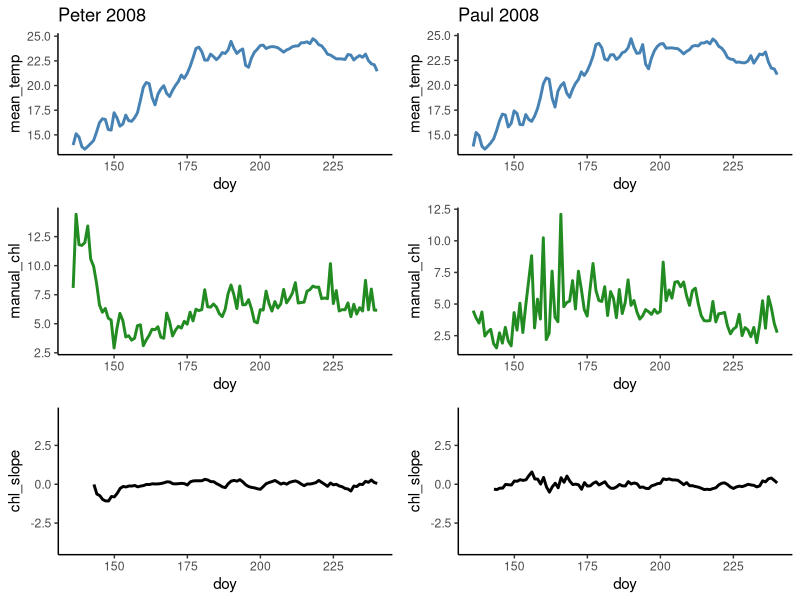
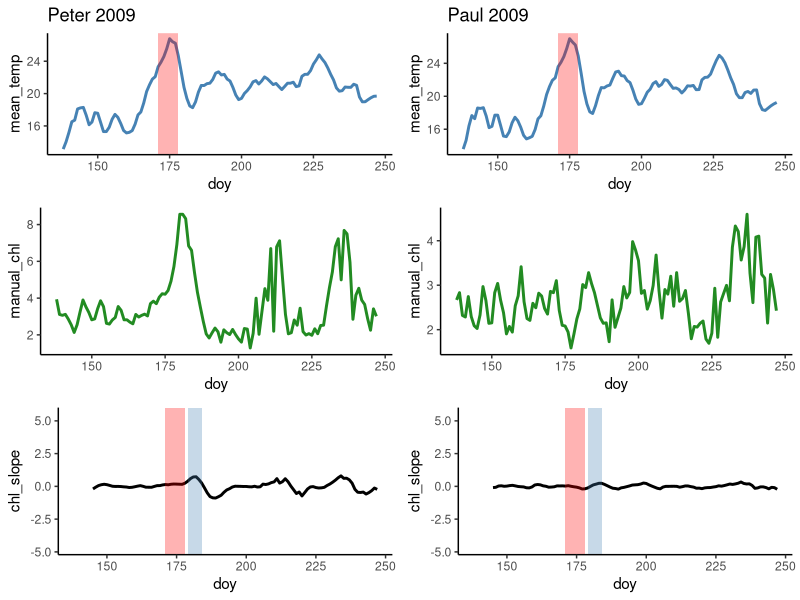
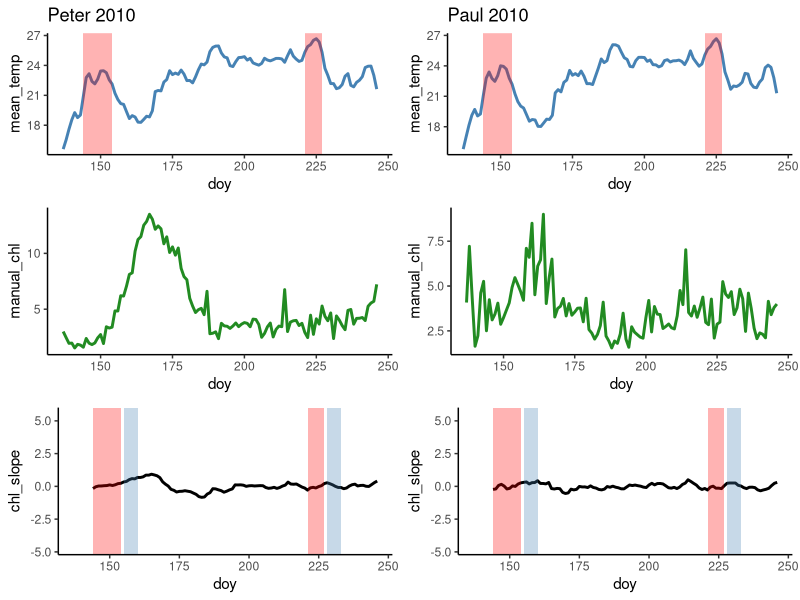
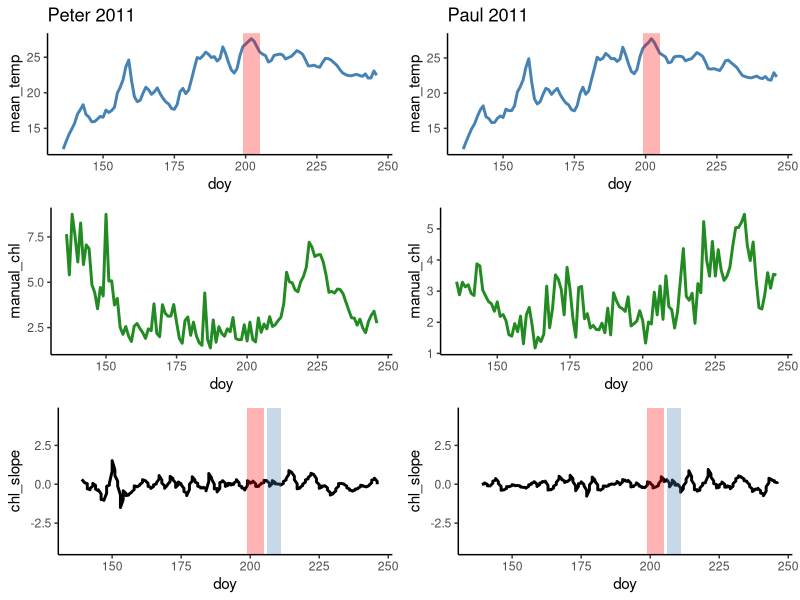
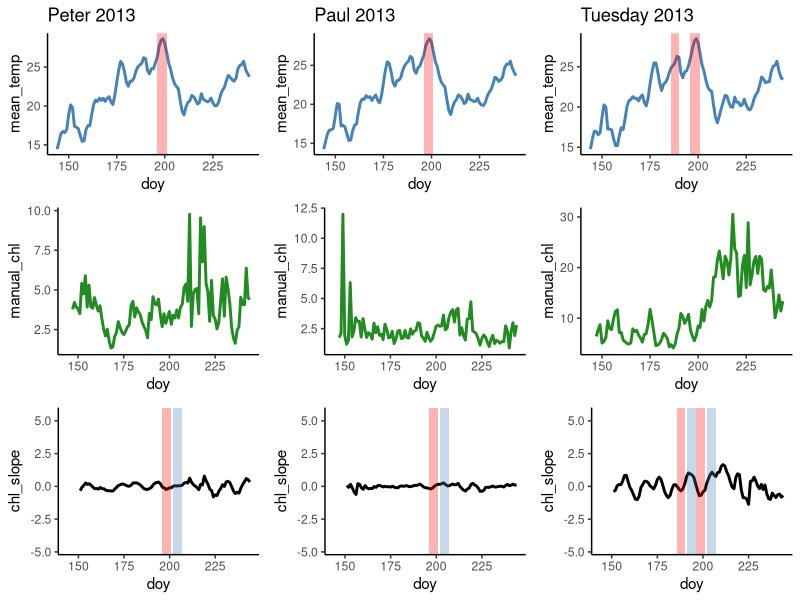
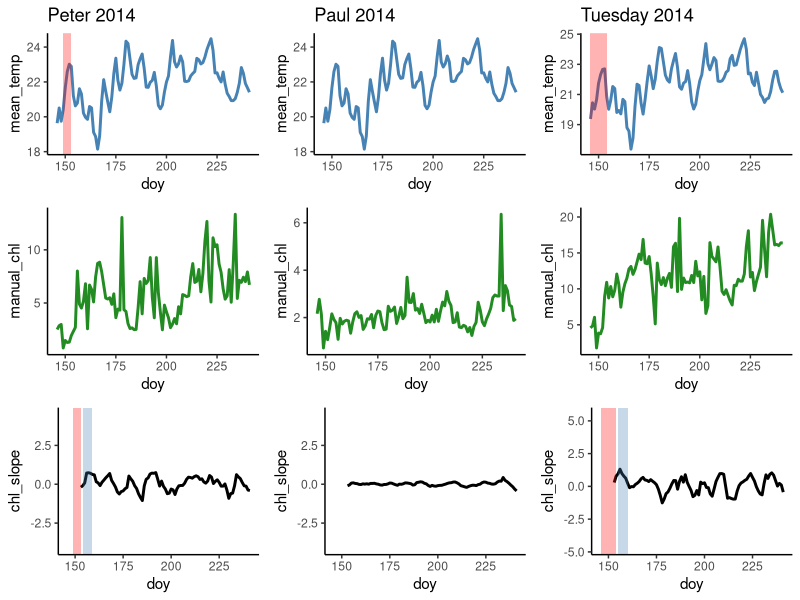
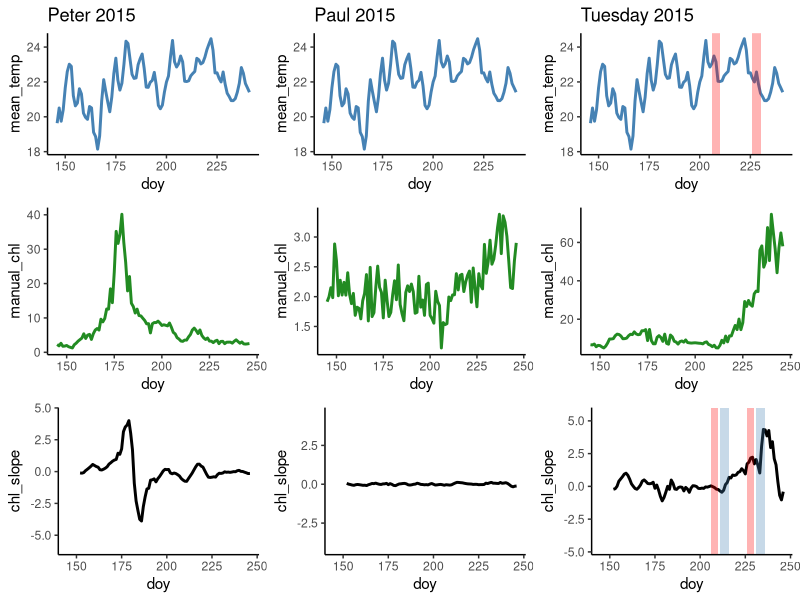
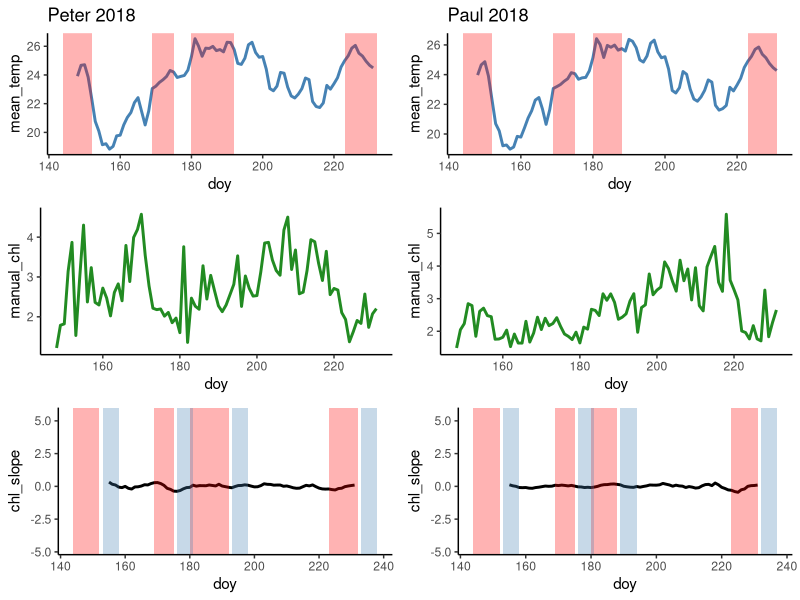

Recreate these plots in R, in order.
# make a plot of the slopes over time and the raw chl data

library(dplyr)
library(ggpubr)

slopes = read.csv("./formatted data/slopes.csv")
# slopes = read.csv("./formatted data/slopes_3day.csv")

slopes = slopes %>% dplyr::rename(doy = doyCat)

pdf("./figures/Heatwave raw data plots/temp_chl_heatwaves_slopes_7day.pdf", onefile = TRUE)


# set the number of days after heatwave and number of days to include
shift = 1 # 3 days after heatwave
window = 5 # 5-day window

##### 2008 ####
t08 = slopes %>%  filter(year == 2008, lake == "T")
l08 = slopes %>%  filter(year == 2008, lake == "L")
r08 = slopes %>%  filter(year == 2008, lake == "R")

# Paul
l08slope = ggplot(data = l08, aes( x = doy, y = chl_slope))+
  geom_line(color = "black", size = 1)+
  theme_classic()+
  ylim(-4.1, 4.5)

l08chl = ggplot(data = l08, aes(x = doy, y = manual_chl))+
  geom_line(color = "forestgreen", size = 1)+
  theme_classic()

l08temp = ggplot(data = l08, aes(x = doy, y = mean_temp))+
  geom_line(color = "steelblue", size = 1)+
  theme_classic()+
  labs(title = "Paul 2008")

# Peter
r08slope = ggplot(data = r08, aes( x = doy, y = chl_slope))+
  geom_line(color = "black", size = 1)+
  theme_classic()+
  ylim(-4.1, 4.5)

r08chl = ggplot(data = r08, aes(x = doy, y = manual_chl))+
  geom_line(color = "forestgreen", size = 1)+
  theme_classic()

r08temp = ggplot(data = r08, aes(x = doy, y = mean_temp))+
  geom_line(color = "steelblue", size = 1)+
  theme_classic()+
  labs(title = "Peter 2008")

ggarrange(nrow = 3, ncol = 2, r08temp, l08temp, r08chl, l08chl, r08slope, l08slope)



##### 2009 ####
l09 = slopes %>%  filter(year == 2009, lake == "L")
r09 = slopes %>%  filter(year == 2009, lake == "R")

# Paul
l09slope = ggplot(data = l09, aes( x = doy, y = chl_slope))+
  geom_line(color = "black", size = 1)+
  theme_classic()+
  ylim(-4.7, 5.5)+
  annotate("rect", xmin = as.Date(171), xmax = as.Date(178), ymin = -Inf, ymax = Inf,
           fill = "red", alpha = 0.3)+
  annotate("rect", xmin = as.Date(178+shift), xmax = as.Date(178+shift+window), ymin = -Inf, ymax = Inf,
           fill = "steelblue", alpha = 0.3)

l09chl = ggplot(data = l09, aes(x = doy, y = manual_chl))+
  geom_line(color = "forestgreen", size = 1)+
  theme_classic()

l09temp = ggplot(data = l09, aes(x = doy, y = mean_temp))+
  geom_line(color = "steelblue", size = 1)+
  theme_classic()+
  labs(title = "Paul 2009")+
  annotate("rect", xmin = as.Date(171), xmax = as.Date(178), ymin = -Inf, ymax = Inf,
           fill = "red", alpha = 0.3)


# Peter
r09slope = ggplot(data = r09, aes( x = doy, y = chl_slope))+
  geom_line(color = "black", size = 1)+
  theme_classic()+
  ylim(-4.7, 5.5)+
  annotate("rect", xmin = as.Date(171), xmax = as.Date(178), ymin = -Inf, ymax = Inf,
           fill = "red", alpha = 0.3)+
  annotate("rect", xmin = as.Date(178+shift), xmax = as.Date(178+shift+window), ymin = -Inf, ymax = Inf,
                                               fill = "steelblue", alpha = 0.3)

r09chl = ggplot(data = r09, aes(x = doy, y = manual_chl))+
  geom_line(color = "forestgreen", size = 1)+
  theme_classic()


r09temp = ggplot(data = r09, aes(x = doy, y = mean_temp))+
  geom_line(color = "steelblue", size = 1)+
  theme_classic()+
  labs(title = "Peter 2009")+
  annotate("rect", xmin = as.Date(171), xmax = as.Date(178), ymin = -Inf, ymax = Inf,
           fill = "red", alpha = 0.3)

ggarrange(nrow = 3, ncol = 2, r09temp, l09temp, r09chl, l09chl, r09slope, l09slope)


##### 2010 ####
t10 = slopes %>%  filter(year == 2010, lake == "T")
l10 = slopes %>%  filter(year == 2010, lake == "L")
r10 = slopes %>%  filter(year == 2010, lake == "R")

# Paul
l10slope = ggplot(data = l10, aes( x = doy, y = chl_slope))+
  geom_line(color = "black", size = 1)+
  theme_classic()+
  ylim(-4.7, 5.5)+
  annotate("rect", xmin = as.Date(144), xmax = as.Date(154), ymin = -Inf, ymax = Inf,
           fill = "red", alpha = 0.3)+
  annotate("rect", xmin = as.Date(221), xmax = as.Date(227), ymin = -Inf, ymax = Inf,
           fill = "red", alpha = 0.3)+
  annotate("rect", xmin = as.Date(154+shift), xmax = as.Date(154+shift+window), ymin = -Inf, ymax = Inf,
           fill = "steelblue", alpha = 0.3)+
  annotate("rect", xmin = as.Date(227+shift), xmax = as.Date(227+shift+window), ymin = -Inf, ymax = Inf,
           fill = "steelblue", alpha = 0.3)

l10chl = ggplot(data = l10, aes(x = doy, y = manual_chl))+
  geom_line(color = "forestgreen", size = 1)+
  theme_classic()

l10temp = ggplot(data = l10, aes(x = doy, y = mean_temp))+
  geom_line(color = "steelblue", size = 1)+
  theme_classic()+
  labs(title = "Paul 2010")+
  annotate("rect", xmin = as.Date(144), xmax = as.Date(154), ymin = -Inf, ymax = Inf,
           fill = "red", alpha = 0.3)+
  annotate("rect", xmin = as.Date(221), xmax = as.Date(227), ymin = -Inf, ymax = Inf,
           fill = "red", alpha = 0.3)


# Peter
r10slope = ggplot(data = r10, aes( x = doy, y = chl_slope))+
  geom_line(color = "black", size = 1)+
  theme_classic()+
  ylim(-4.7, 5.5)+
  annotate("rect", xmin = as.Date(144), xmax = as.Date(154), ymin = -Inf, ymax = Inf,
           fill = "red", alpha = 0.3)+
  annotate("rect", xmin = as.Date(221), xmax = as.Date(227), ymin = -Inf, ymax = Inf,
           fill = "red", alpha = 0.3)+
  annotate("rect", xmin = as.Date(154+shift), xmax = as.Date(154+shift+window), ymin = -Inf, ymax = Inf,
           fill = "steelblue", alpha = 0.3)+
  annotate("rect", xmin = as.Date(227+shift), xmax = as.Date(227+shift+window), ymin = -Inf, ymax = Inf,
           fill = "steelblue", alpha = 0.3)


r10chl = ggplot(data = r10, aes(x = doy, y = manual_chl))+
  geom_line(color = "forestgreen", size = 1)+
  theme_classic()


r10temp = ggplot(data = r10, aes(x = doy, y = mean_temp))+
  geom_line(color = "steelblue", size = 1)+
  theme_classic()+
  labs(title = "Peter 2010")+
  annotate("rect", xmin = as.Date(144), xmax = as.Date(154), ymin = -Inf, ymax = Inf,
           fill = "red", alpha = 0.3)+
  annotate("rect", xmin = as.Date(221), xmax = as.Date(227), ymin = -Inf, ymax = Inf,
           fill = "red", alpha = 0.3)


ggarrange(nrow = 3, ncol = 2,r10temp, l10temp, r10chl, l10chl, r10slope, l10slope)




##### 2011 ####
t11 = slopes %>%  filter(year == 2011, lake == "T")
l11 = slopes %>%  filter(year == 2011, lake == "L")
r11 = slopes %>%  filter(year == 2011, lake == "R")

# Paul
l11slope = ggplot(data = l11, aes( x = doy, y = chl_slope))+
  geom_line(color = "black", size = 1)+
  theme_classic()+
  ylim(-4.1, 4.5)+
  annotate("rect", xmin = as.Date(199), xmax = as.Date(205), ymin = -Inf, ymax = Inf,
           fill = "red", alpha = 0.3)+
  annotate("rect", xmin = as.Date(205+shift), xmax = as.Date(205+shift+window), ymin = -Inf, ymax = Inf,
           fill = "steelblue", alpha = 0.3)

l11chl = ggplot(data = l11, aes(x = doy, y = manual_chl))+
  geom_line(color = "forestgreen", size = 1)+
  theme_classic()


l11temp = ggplot(data = l11, aes(x = doy, y = mean_temp))+
  geom_line(color = "steelblue", size = 1)+
  theme_classic()+
  labs(title = "Paul 2011")+
  annotate("rect", xmin = as.Date(199), xmax = as.Date(205), ymin = -Inf, ymax = Inf,
           fill = "red", alpha = 0.3)


# Peter
r11slope = ggplot(data = r11, aes( x = doy, y = chl_slope))+
  geom_line(color = "black", size = 1)+
  theme_classic()+
  ylim(-4.1, 4.5)+
  annotate("rect", xmin = as.Date(199), xmax = as.Date(205), ymin = -Inf, ymax = Inf,
           fill = "red", alpha = 0.3)+
  annotate("rect", xmin = as.Date(205+shift), xmax = as.Date(205+shift+window), ymin = -Inf, ymax = Inf,
           fill = "steelblue", alpha = 0.3)

r11chl = ggplot(data = r11, aes(x = doy, y = manual_chl))+
  geom_line(color = "forestgreen", size = 1)+
  theme_classic()

r11temp = ggplot(data = r11, aes(x = doy, y = mean_temp))+
  geom_line(color = "steelblue", size = 1)+
  theme_classic()+
  labs(title = "Peter 2011")+
  annotate("rect", xmin = as.Date(199), xmax = as.Date(205), ymin = -Inf, ymax = Inf,
           fill = "red", alpha = 0.3)

ggarrange(nrow = 3, ncol = 2, r11temp, l11temp, r11chl, l11chl, r11slope, l11slope)




##### 2013 ####
t13 = slopes %>%  filter(year == 2013, lake == "T")
l13 = slopes %>%  filter(year == 2013, lake == "L")
r13 = slopes %>%  filter(year == 2013, lake == "R")

# Tuesday
t13slope = ggplot(data = t13, aes( x = doy, y = chl_slope))+
  geom_line(color = "black", size = 1)+
  theme_classic()+
  ylim(-4.7, 5.5)+
  annotate("rect", xmin = as.Date(186), xmax = as.Date(190), ymin = -Inf, ymax = Inf,
           fill = "red", alpha = 0.3)+
  annotate("rect", xmin = as.Date(196), xmax = as.Date(201), ymin = -Inf, ymax = Inf,
           fill = "red", alpha = 0.3)+
  annotate("rect", xmin = as.Date(190 + shift), xmax = as.Date(190+shift+window), ymin = -Inf, ymax = Inf,
           fill = "steelblue", alpha = 0.3)+
  annotate("rect", xmin = as.Date(201+shift), xmax = as.Date(201+shift+window), ymin = -Inf, ymax = Inf,
           fill = "steelblue", alpha = 0.3)

t13chl = ggplot(data = t13, aes(x = doy, y = manual_chl))+
  geom_line(color = "forestgreen", size = 1)+
  theme_classic()

t13temp = ggplot(data = t13, aes(x = doy, y = mean_temp))+
  geom_line(color = "steelblue", size = 1)+
  theme_classic()+
  labs(title = "Tuesday 2013")+
  annotate("rect", xmin = as.Date(186), xmax = as.Date(190), ymin = -Inf, ymax = Inf,
           fill = "red", alpha = 0.3)+
  annotate("rect", xmin = as.Date(196), xmax = as.Date(201), ymin = -Inf, ymax = Inf,
           fill = "red", alpha = 0.3)


# Paul
l13slope = ggplot(data = l13, aes( x = doy, y = chl_slope))+
  geom_line(color = "black", size = 1)+
  theme_classic()+
  ylim(-4.7, 5.5)+
  annotate("rect", xmin = as.Date(196), xmax = as.Date(201), ymin = -Inf, ymax = Inf,
           fill = "red", alpha = 0.3)+
  annotate("rect", xmin = as.Date(201+shift), xmax = as.Date(201+shift+window), ymin = -Inf, ymax = Inf,
           fill = "steelblue", alpha = 0.3)

l13chl = ggplot(data = l13, aes(x = doy, y = manual_chl))+
  geom_line(color = "forestgreen", size = 1)+
  theme_classic()

l13temp = ggplot(data = l13, aes(x = doy, y = mean_temp))+
  geom_line(color = "steelblue", size = 1)+
  theme_classic()+
  labs(title = "Paul 2013")+
  annotate("rect", xmin = as.Date(196), xmax = as.Date(201), ymin = -Inf, ymax = Inf,
           fill = "red", alpha = 0.3)


# Peter
r13slope = ggplot(data = r13, aes( x = doy, y = chl_slope))+
  geom_line(color = "black", size = 1)+
  theme_classic()+
  ylim(-4.7, 5.5)+
  annotate("rect", xmin = as.Date(196), xmax = as.Date(201), ymin = -Inf, ymax = Inf,
           fill = "red", alpha = 0.3)+
  annotate("rect", xmin = as.Date(201+shift), xmax = as.Date(201+shift+window), ymin = -Inf, ymax = Inf,
           fill = "steelblue", alpha = 0.3)

r13chl = ggplot(data = r13, aes(x = doy, y = manual_chl))+
  geom_line(color = "forestgreen", size = 1)+
  theme_classic()

r13temp = ggplot(data = r13, aes(x = doy, y = mean_temp))+
  geom_line(color = "steelblue", size = 1)+
  theme_classic()+
  labs(title = "Peter 2013")+
  annotate("rect", xmin = as.Date(196), xmax = as.Date(201), ymin = -Inf, ymax = Inf,
                                      fill = "red", alpha = 0.3)

ggarrange(nrow = 3, ncol = 3, r13temp, l13temp, t13temp, r13chl, l13chl, t13chl, r13slope, l13slope, t13slope)


##### 2014 ####
t14 = slopes %>%  filter(year == 2014, lake == "T")
l14 = slopes %>%  filter(year == 2014, lake == "L")
r14 = slopes %>%  filter(year == 2014, lake == "R")

# Tuesday
t14slope = ggplot(data = t14, aes( x = doy, y = chl_slope))+
  geom_line(color = "black", size = 1)+
  theme_classic()+
  ylim(-4.7, 5.5)+
  annotate("rect", xmin = as.Date(146), xmax = as.Date(154), ymin = -Inf, ymax = Inf,
           fill = "red", alpha = 0.3)+
  annotate("rect", xmin = as.Date(154+shift), xmax = as.Date(154+shift+window), ymin = -Inf, ymax = Inf,
           fill = "steelblue", alpha = 0.3)

t14chl = ggplot(data = t14, aes(x = doy, y = manual_chl))+
  geom_line(color = "forestgreen", size = 1)+
  theme_classic()

t14temp = ggplot(data = t14, aes(x = doy, y = mean_temp))+
  geom_line(color = "steelblue", size = 1)+
  theme_classic()+
  labs(title = "Tuesday 2014")+
  annotate("rect", xmin = as.Date(146), xmax = as.Date(154), ymin = -Inf, ymax = Inf,
           fill = "red", alpha = 0.3)


# Paul
l14slope = ggplot(data = l14, aes( x = doy, y = chl_slope))+
  geom_line(color = "black", size = 1)+
  theme_classic()+
  ylim(-4.1, 4.5)

l14chl = ggplot(data = l14, aes(x = doy, y = manual_chl))+
  geom_line(color = "forestgreen", size = 1)+
  theme_classic()
 
l14temp = ggplot(data = l14, aes(x = doy, y = mean_temp))+
  geom_line(color = "steelblue", size = 1)+
  theme_classic()+
  labs(title = "Paul 2014")


# Peter
r14slope = ggplot(data = r14, aes( x = doy, y = chl_slope))+
  geom_line(color = "black", size = 1)+
  theme_classic()+
  ylim(-4.1, 4.5)+
  annotate("rect", xmin = as.Date(149), xmax = as.Date(153), ymin = -Inf, ymax = Inf,
           fill = "red", alpha = 0.3)+
  annotate("rect", xmin = as.Date(153+shift), xmax = as.Date(153+shift+window), ymin = -Inf, ymax = Inf,
           fill = "steelblue", alpha = 0.3)

r14chl = ggplot(data = r14, aes(x = doy, y = manual_chl))+
  geom_line(color = "forestgreen", size = 1)+
  theme_classic()

r14temp = ggplot(data = l14, aes(x = doy, y = mean_temp))+
  geom_line(color = "steelblue", size = 1)+
  theme_classic()+
  labs(title = "Peter 2014")+
  annotate("rect", xmin = as.Date(149), xmax = as.Date(153), ymin = -Inf, ymax = Inf,
           fill = "red", alpha = 0.3)

ggarrange(nrow = 3, ncol = 3, r14temp, l14temp, t14temp, r14chl, l14chl, t14chl, r14slope, l14slope, t14slope)




##### 2015 #####
t15 = slopes %>%  filter(year == 2015, lake == "T")
l15 = slopes %>%  filter(year == 2015, lake == "L")
r15 = slopes %>%  filter(year == 2015, lake == "R")

# Tuesday
t15slope = ggplot(data = t15, aes( x = doy, y = chl_slope))+
  geom_line(color = "black", size = 1)+
  theme_classic()+
  ylim(-4.7, 5.5)+
  annotate("rect", xmin = 206, xmax = as.Date(210), ymin = -Inf, ymax = Inf,
           fill = "red", alpha = 0.3)+
  annotate("rect", xmin = as.Date(226), xmax = as.Date(230), ymin = -Inf, ymax = Inf,
           fill = "red", alpha = 0.3)+
  annotate("rect", xmin = as.Date(210+shift), xmax = as.Date(210+shift+window), ymin = -Inf, ymax = Inf,
           fill = "steelblue", alpha = 0.3)+
  annotate("rect", xmin = as.Date(230+shift), xmax = as.Date(230+shift+window), ymin = -Inf, ymax = Inf,
           fill = "steelblue", alpha = 0.3)

t15chl = ggplot(data = t15, aes(x = doy, y = manual_chl))+
  geom_line(color = "forestgreen", size = 1)+
  theme_classic()

t15temp = ggplot(data = l14, aes(x = doy, y = mean_temp))+
  geom_line(color = "steelblue", size = 1)+
  theme_classic()+
  labs(title = "Tuesday 2015")+
  annotate("rect", xmin = 206, xmax = as.Date(210), ymin = -Inf, ymax = Inf,
           fill = "red", alpha = 0.3)+
  annotate("rect", xmin = as.Date(226), xmax = as.Date(230), ymin = -Inf, ymax = Inf,
           fill = "red", alpha = 0.3)

# Paul
l15slope = ggplot(data = l15, aes( x = doy, y = chl_slope))+
  geom_line(color = "black", size = 1)+
  theme_classic()+
  ylim(-4.1, 4.5)

l15chl = ggplot(data = l15, aes(x = doy, y = manual_chl))+
  geom_line(color = "forestgreen", size = 1)+
  theme_classic()

l15temp = ggplot(data = l14, aes(x = doy, y = mean_temp))+
  geom_line(color = "steelblue", size = 1)+
  theme_classic()+
  labs(title = "Paul 2015")
  

# Peter
r15slope = ggplot(data = r15, aes( x = doy, y = chl_slope))+
  geom_line(color = "black", size = 1)+
  theme_classic()+
  ylim(-6, 4.5)

r15chl = ggplot(data = r15, aes(x = doy, y = manual_chl))+
  geom_line(color = "forestgreen", size = 1)+
  theme_classic()

r15temp = ggplot(data = l14, aes(x = doy, y = mean_temp))+
  geom_line(color = "steelblue", size = 1)+
  theme_classic()+
  labs(title = "Peter 2015")

ggarrange(nrow = 3, ncol = 3, r15temp, l15temp, t15temp, r15chl, l15chl, t15chl, r15slope, l15slope, t15slope)






##### 2018 ####
t18 = slopes %>%  filter(year == 2018, lake == "T")
l18 = slopes %>%  filter(year == 2018, lake == "L")
r18 = slopes %>%  filter(year == 2018, lake == "R")

# Paul
l18slope = ggplot(data = l18, aes( x = doy, y = chl_slope))+
  geom_line(color = "black", size = 1)+
  theme_classic()+
  ylim(-4.7, 5.5)+
  annotate("rect", xmin = as.Date(144), xmax = as.Date(152), ymin = -Inf, ymax = Inf,
           fill = "red", alpha = 0.3)+
  annotate("rect", xmin = as.Date(169), xmax = as.Date(175), ymin = -Inf, ymax = Inf,
           fill = "red", alpha = 0.3)+
  annotate("rect", xmin = as.Date(180), xmax = as.Date(188), ymin = -Inf, ymax = Inf,
           fill = "red", alpha = 0.3)+
  annotate("rect", xmin = as.Date(223), xmax = as.Date(231), ymin = -Inf, ymax = Inf,
           fill = "red", alpha = 0.3)+
  annotate("rect", xmin = as.Date(152+shift), xmax = as.Date(152+shift+window), ymin = -Inf, ymax = Inf,
           fill = "steelblue", alpha = 0.3)+
  annotate("rect", xmin = as.Date(175+shift), xmax = as.Date(175+shift+window), ymin = -Inf, ymax = Inf,
           fill = "steelblue", alpha = 0.3)+
  annotate("rect", xmin = as.Date(188+shift), xmax = as.Date(188+shift+window), ymin = -Inf, ymax = Inf,
           fill = "steelblue", alpha = 0.3)+
  annotate("rect", xmin = as.Date(231+shift), xmax = as.Date(231+shift+window), ymin = -Inf, ymax = Inf,
           fill = "steelblue", alpha = 0.3)

l18chl = ggplot(data = l18, aes(x = doy, y = manual_chl))+
  geom_line(color = "forestgreen", size = 1)+
  theme_classic()

l18temp = ggplot(data = l18, aes(x = doy, y = mean_temp))+
  geom_line(color = "steelblue", size = 1)+
  theme_classic()+
  labs(title = "Paul 2018")+
  annotate("rect", xmin = as.Date(144), xmax = as.Date(152), ymin = -Inf, ymax = Inf,
           fill = "red", alpha = 0.3)+
  annotate("rect", xmin = as.Date(169), xmax = as.Date(175), ymin = -Inf, ymax = Inf,
           fill = "red", alpha = 0.3)+
  annotate("rect", xmin = as.Date(180), xmax = as.Date(188), ymin = -Inf, ymax = Inf,
           fill = "red", alpha = 0.3)+
  annotate("rect", xmin = as.Date(223), xmax = as.Date(231), ymin = -Inf, ymax = Inf,
           fill = "red", alpha = 0.3)

# Peter
r18slope = ggplot(data = r18, aes( x = doy, y = chl_slope))+
  geom_line(color = "black", size = 1)+
  theme_classic()+
 ylim(-4.7, 5.5)+
  annotate("rect", xmin = as.Date(144), xmax = as.Date(152), ymin = -Inf, ymax = Inf,
           fill = "red", alpha = 0.3)+
  annotate("rect", xmin = as.Date(169), xmax = as.Date(175), ymin = -Inf, ymax = Inf,
           fill = "red", alpha = 0.3)+
  annotate("rect", xmin = as.Date(180), xmax = as.Date(192), ymin = -Inf, ymax = Inf,
           fill = "red", alpha = 0.3)+
  annotate("rect", xmin = as.Date(223), xmax = as.Date(232), ymin = -Inf, ymax = Inf,
           fill = "red", alpha = 0.3)+
  annotate("rect", xmin = as.Date(152+shift), xmax = as.Date(152+shift+window), ymin = -Inf, ymax = Inf,
           fill = "steelblue", alpha = 0.3)+
  annotate("rect", xmin = as.Date(175+shift), xmax = as.Date(175+shift+window), ymin = -Inf, ymax = Inf,
           fill = "steelblue", alpha = 0.3)+
  annotate("rect", xmin = as.Date(192+shift), xmax = as.Date(192+shift+window), ymin = -Inf, ymax = Inf,
           fill = "steelblue", alpha = 0.3)+
  annotate("rect", xmin = as.Date(232+shift), xmax = as.Date(232+shift+window), ymin = -Inf, ymax = Inf,
           fill = "steelblue", alpha = 0.3)

r18chl = ggplot(data = r18, aes(x = doy, y = manual_chl))+
  geom_line(color = "forestgreen", size = 1)+
  theme_classic()

r18temp = ggplot(data = r18, aes(x = doy, y = mean_temp))+
  geom_line(color = "steelblue", size = 1)+
  theme_classic()+
  labs(title = "Peter 2018")+
  annotate("rect", xmin = as.Date(144), xmax = as.Date(152), ymin = -Inf, ymax = Inf,
           fill = "red", alpha = 0.3)+
  annotate("rect", xmin = as.Date(169), xmax = as.Date(175), ymin = -Inf, ymax = Inf,
           fill = "red", alpha = 0.3)+
  annotate("rect", xmin = as.Date(180), xmax = as.Date(192), ymin = -Inf, ymax = Inf,
           fill = "red", alpha = 0.3)+
  annotate("rect", xmin = as.Date(223), xmax = as.Date(232), ymin = -Inf, ymax = Inf,
           fill = "red", alpha = 0.3)

ggarrange(nrow = 3, ncol = 2, r18temp, l18temp, r18chl, l18chl, r18slope, l18slope)





##### 2019 ####
l19 = slopes %>%  filter(year == 2019, lake == "L")
r19 = slopes %>%  filter(year == 2019, lake == "R")

# Paul
l19slope = ggplot(data = l19, aes( x = doy, y = chl_slope))+
  geom_line(color = "black", size = 1)+
  theme_classic()+
  ylim(-4.7, 5.5)+
  annotate('rect', xmin = as.Date(196), xmax = as.Date(200), ymin = -Inf, ymax = Inf,
           fill = 'red', alpha = 0.3)+
  annotate('rect', xmin = as.Date(200+shift), xmax = as.Date(200+shift+window), ymin = -Inf, ymax = Inf,
           fill = 'steelblue', alpha = 0.3)

l19chl = ggplot(data = l19, aes(x = doy, y = manual_chl))+
  geom_line(color = "forestgreen", size = 1)+
  theme_classic()

l19temp = ggplot(data = l19, aes(x = doy, y = mean_temp))+
  geom_line(color = "steelblue", size = 1)+
  theme_classic()+
  labs(title = "Paul 2019")+
  annotate('rect', xmin = as.Date(196), xmax = as.Date(200), ymin = -Inf, ymax = Inf,
           fill = 'red', alpha = 0.3)


# Peter
r19slope = ggplot(data = r19, aes( x = doy, y = chl_slope))+
  geom_line(color = "black", size = 1)+
  theme_classic()+
  ylim(-4.7, 5.5)+
  annotate("rect", xmin = as.Date(215), xmax = as.Date(219), ymin = -Inf, ymax = Inf,
           fill = "red", alpha = 0.3)+
  annotate("rect", xmin = as.Date(219+shift), xmax = as.Date(219+shift+window), ymin = -Inf, ymax = Inf,
           fill = "steelblue", alpha = 0.3)

r19chl = ggplot(data = r19, aes(x = doy, y = manual_chl))+
  geom_line(color = "forestgreen", size = 1)+
  theme_classic()

r19temp = ggplot(data = r19, aes(x = doy, y = mean_temp))+
  geom_line(color = "steelblue", size = 1)+
  theme_classic()+
  labs(title = "Peter 2019")+
  annotate('rect', xmin = as.Date(215), xmax = as.Date(219), ymin = -Inf, ymax = Inf,
           fill = 'red', alpha = 0.3)

ggarrange(nrow = 3, ncol = 2, r19temp, l19temp, r19chl, l19chl, r19slope, l19slope)

dev.off()
